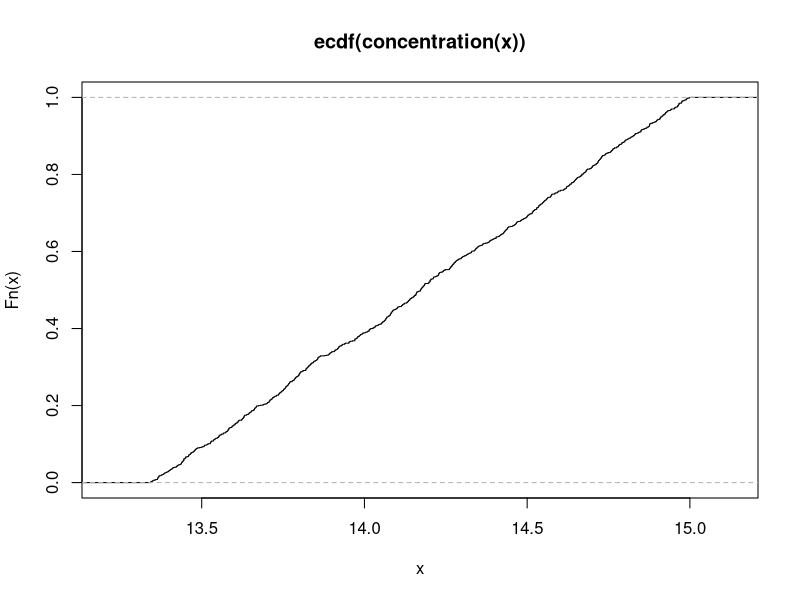
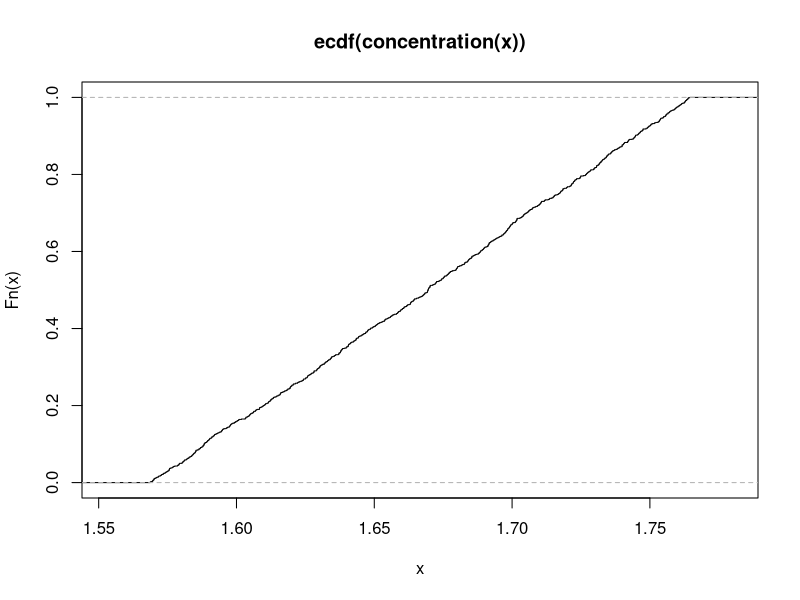

Generate these figures, in order, with R:
# First Excercise: Risk and Uncertainty
# Patricia Pérez

# Function
concentration <- function(time)
{
  # Theta 2 and 3 are constant
  theta2 <- 2
  theta3 <- 1
  # Uniform distribution for theta 1
  a = 80 # Lim inferior
  b = 90 # Lim superior
  theta1 <- runif(1000, min = a, max = b)
  (theta1) / (((time / theta2)+1)^ theta3)
}

# Defining two time steps
# time.1 <- 10
# time.2 <- 100
times <- list(10,100)
for (x in times){
  # Concentration
  concentration(x)
  # Cumulative distribution function
  cfd <- ecdf(concentration(x))
  plot(cfd)
  # Confidence intervals calculation
  interval <- 0.05 * (max(concentration(x)) - min(concentration(x)))
  max_conf <- max(concentration(x)) - interval
  min_conf <- min(concentration(x)) + interval
  new_interval <- c(max_conf, min_conf)
  m <- matrix(c(new_interval, x), ncol = 3, nrow = 1)
  colnames(m) <- (c("max conf.", "min conf.", "time"))
  print(m)
  #legend(c(max_conf, min_conf, x), c("max conf.", "min conf.", "time"))
}
